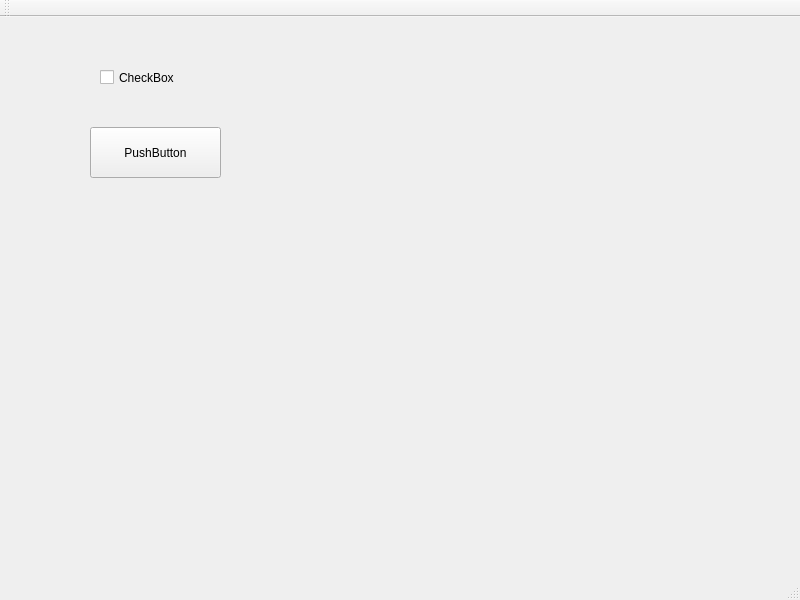
<?xml version="1.0" encoding="UTF-8"?>
<ui version="4.0">
 <class>MainWindow</class>
 <widget class="QMainWindow" name="MainWindow">
  <property name="geometry">
   <rect>
    <x>0</x>
    <y>0</y>
    <width>800</width>
    <height>600</height>
   </rect>
  </property>
  <property name="windowTitle">
   <string>MainWindow</string>
  </property>
  <widget class="QWidget" name="centralwidget">
   <widget class="QPushButton" name="pushButton">
    <property name="geometry">
     <rect>
      <x>90</x>
      <y>110</y>
      <width>131</width>
      <height>51</height>
     </rect>
    </property>
    <property name="text">
     <string>PushButton</string>
    </property>
   </widget>
   <widget class="QCheckBox" name="checkBox">
    <property name="geometry">
     <rect>
      <x>100</x>
      <y>45</y>
      <width>81</width>
      <height>31</height>
     </rect>
    </property>
    <property name="text">
     <string>CheckBox</string>
    </property>
   </widget>
  </widget>
  <widget class="QMenuBar" name="menubar">
   <property name="geometry">
    <rect>
     <x>0</x>
     <y>0</y>
     <width>800</width>
     <height>23</height>
    </rect>
   </property>
  </widget>
  <widget class="QStatusBar" name="statusbar"/>
  <widget class="QToolBar" name="toolBar">
   <property name="windowTitle">
    <string>toolBar</string>
   </property>
   <attribute name="toolBarArea">
    <enum>TopToolBarArea</enum>
   </attribute>
   <attribute name="toolBarBreak">
    <bool>false</bool>
   </attribute>
  </widget>
 </widget>
 <resources/>
 <connections/>
</ui>
